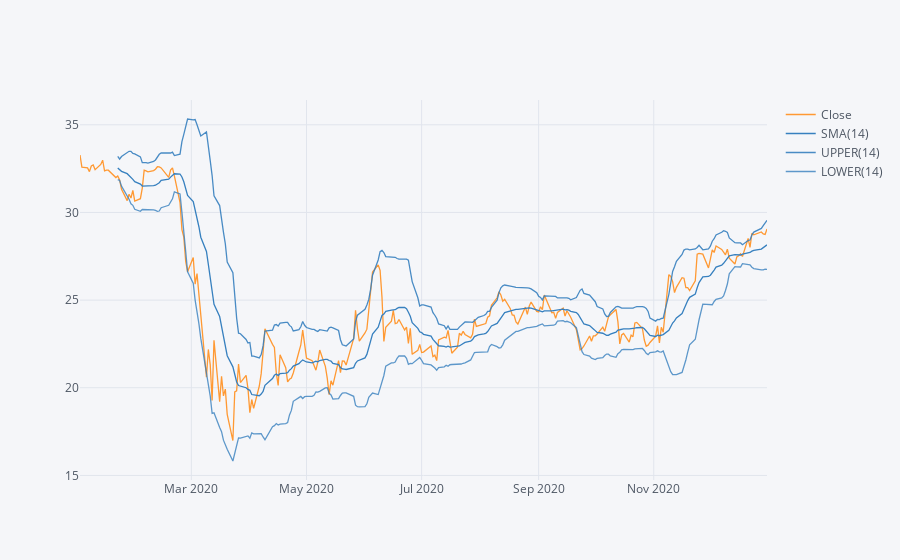

The code cell stored with this chart in its notebook:
### Code cell
BAC['Close'].sort_index().loc['2020-01-01':'2021-01-01'].ta_plot(study='boll')

### Figure 1 — Plotly figure (JSON) as saved in the notebook; plotly's stock layout.template omitted (floating-point values rounded to 4 significant figures; data arrays with more than 128 entries replaced by an {"elided": "..."} marker saying what was removed)
{"data": [{"line": {"color": "rgba(255, 153, 51, 1.0)", "dash": "solid", "shape": "linear", "width": 1.3}, "mode": "lines", "name": "Close", "text": "", "type": "scatter", "x": {"elided": "253 str values"}, "y": {"elided": "253 float values"}}, {"line": {"color": "rgba(55, 128, 191, 1.0)", "dash": "solid", "shape": "linear", "width": 1.3}, "mode": "lines", "name": "SMA(14)", "text": "", "type": "scatter", "x": {"elided": "253 str values"}, "y": {"elided": "253 mixed values"}}, {"line": {"color": "rgba(55, 128, 191, 0.8999999999999999)", "dash": "solid", "shape": "linear", "width": 1.3}, "mode": "lines", "name": "UPPER(14)", "text": "", "type": "scatter", "x": {"elided": "253 str values"}, "y": {"elided": "253 mixed values"}}, {"line": {"color": "rgba(55, 128, 191, 0.7999999999999998)", "dash": "solid", "shape": "linear", "width": 1.3}, "mode": "lines", "name": "LOWER(14)", "text": "", "type": "scatter", "x": {"elided": "253 str values"}, "y": {"elided": "253 mixed values"}}], "layout": {"legend": {"bgcolor": "#F5F6F9", "font": {"color": "#4D5663"}}, "paper_bgcolor": "#F5F6F9", "plot_bgcolor": "#F5F6F9", "title": {"font": {"color": "#4D5663"}}, "xaxis": {"gridcolor": "#E1E5ED", "showgrid": true, "tickfont": {"color": "#4D5663"}, "title": {"font": {"color": "#4D5663"}, "text": ""}, "zerolinecolor": "#E1E5ED"}, "yaxis": {"gridcolor": "#E1E5ED", "showgrid": true, "tickfont": {"color": "#4D5663"}, "title": {"font": {"color": "#4D5663"}, "text": ""}, "zerolinecolor": "#E1E5ED"}}}
